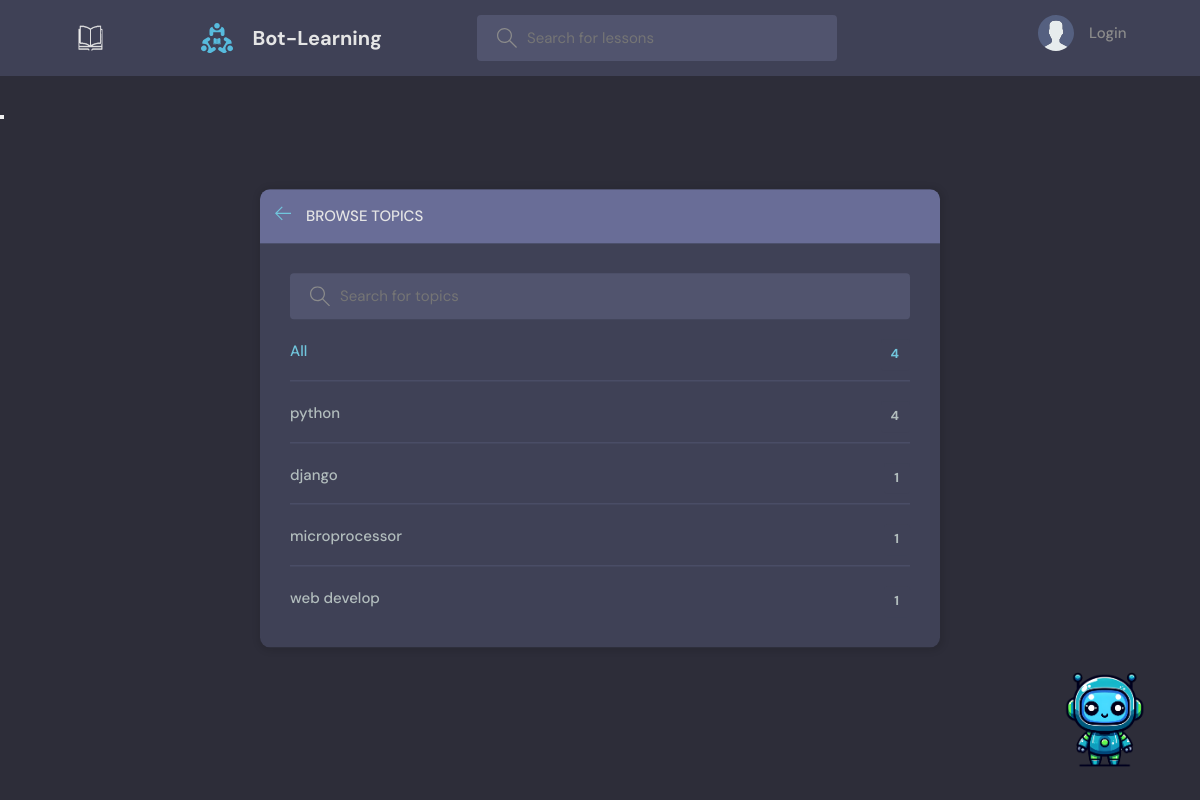
Page /topics/ on the committed database.
### base/models.py (models this page shows, shortened)
class Topic(models.Model):
    name = models.CharField(max_length=200)

### base/views.py (the view)
# urls.py: path('topics/', views.topicsPage, name="topics"),
def topicsPage(request):
    q = request.GET.get('q') if request.GET.get('q') != None else ''
    topics = Topic.objects.filter(name__icontains=q)
    return render(request, 'base/topics.html', {'topics': topics})

### base/templates/base/topics.html (shortened to what this page needs)
{% extends 'main.html' %}
{% block content %}
<main class="create-room layout">
  <div class="container">
    <div class="layout__box">
      <div class="layout__boxHeader">
        <div class="layout__boxTitle">
          <a href="{% url 'home' %}">
            <svg version="1.1" xmlns="http://www.w3.org/2000/svg" width="32" height="32" viewBox="0 0 32 32">
              <title>arrow-left</title>
              <path
                d="M13.723 2.286l-13.723 13.714 13.719 13.714 1.616-1.611-10.96-10.96h27.625v-2.286h-27.625l10.965-10.965-1.616-1.607z">
              </path>
            </svg>
          </a>
          <h3>Browse Topics</h3>
        </div>
      </div>
      <div class="topics-page layout__body">
        <form action="" method="GET" class="header__search">
          <label>
            <input name="q" placeholder="Search for topics" />
          </label>
        </form>
        <ul class="topics__list">
          <li>
            <a href="{% url 'topics' %}" class="active">All <span>{{topics.count}}</span></a>
          </li>
          {% for topic in topics %}
          <li>
            <a href="{% url 'home' %}?q={{topic.name}}">{{ topic.name }} <span>{{topic.room_set.all.count}}</span></a>
          </li>
          {% endfor %}
        </ul>
      </div>
    </div>
  </div>
</main>
{% endblock content %}

### static/styles/style.css (style rules this page uses)
:root { --color-main: #71c6dd; --color-main-light: #e1f6fb; --color-dark: #3f4156; --color-dark-medium: #51546e; --color-dark-light: #696d97; --color-light: #e5e5e5; --color-gray: #8b8b8b; --color-light-gray: #b2bdbd; --color-bg: #2d2d39; --color-success: #5dd693; --color-error: #fc4b0b; --color-chat-bot: #71c6dd; --chatBot_ZIndex: 100; --chatBot_windowCommonRadius: 5px; }
* { font-family: "DM Sans", -apple-system, BlinkMacSystemFont, "Segoe UI", Roboto, Oxygen, Ubuntu, Cantarell, "Open Sans", "Helvetica Neue", sans-serif; margin: 0; padding: 0; box-sizing: border-box; text-rendering: optimizeLegibility; font-size: inherit; }
html { font-size: 56.25%; }
@media only screen and (min-width: 1200px) { html { font-size: 62.5%; } }
body { line-height: 1.6; font-weight: 400; font-size: 1.5rem; color: var(--color-light-gray); background-color: var(--color-bg); min-height: 100vh; }
a { display: inline-block; color: var(--color-main); text-decoration: none; }
.container { max-width: 120rem; width: 90%; margin: auto; }
.header__search > label { background-color: var(--color-dark-medium); padding: 1.3rem 1rem; display: flex; align-items: center; gap: 1rem; border-radius: 4px; }
.header__search svg { fill: var(--color-gray); width: 2rem; height: 2rem; margin-left: 1rem; }
.header__search input { width: 30rem; background: transparent; border: none; outline: none; color: var(--color-light); }
.layout { margin-top: 2.4rem; }
.layout > .container { display: flex; justify-content: space-between; align-items: flex-start; }
.layout__box { width: 90%; max-width: 48rem; min-height: 40rem; position: absolute; top: 50%; left: 50%; transform: translate(-50%, -46%); background-color: var(--color-dark); border-radius: 1rem; box-shadow: 1px 1px 6px 3px rgba(0, 0, 0, 0.1); overflow: hidden; }
.layout__boxHeader { display: flex; padding: 1.5rem; background-color: var(--color-dark-light); }
.layout__boxTitle { display: flex; gap: 1.5rem; align-items: center; }
.layout__boxTitle h3 { text-transform: uppercase; font-weight: 500; color: var(--color-light); }
.layout__boxTitle svg { width: 1.6rem; height: 1.6rem; fill: var(--color-main); }
.layout__body { margin: 3rem; }
.topics__list { list-style: none; }
.topics__list li a { display: flex; justify-content: space-between; margin-bottom: 3rem; font-weight: 500; color: var(--color-light-gray); transition: all 0.3s ease-in-out; }
.topics__list li a.active, .topics__list li a:hover { color: var(--color-main); }
.topics__list li a span { padding: 0.5rem 1rem; background-color: var(--color-dark); border-radius: 3px; font-size: 1.3rem; font-weight: 700; letter-spacing: 1px; }
.topics-page .topics__list li:not(:last-child) a { margin: 2rem 0; padding-bottom: 1rem; text-decoration: none; border-bottom: 1px solid var(--color-dark-medium); }
.topics-page .header__search { display: block; }
.create-room.layout .layout__box { max-width: 68rem; }

### chat_app/templates/chat_app/chat_app_main.html (style rules this page uses)
:root { --fadeIn_fadeOut_transition_speed: 300ms; }

### rows in the picture
Topic: name "python", room_set.all.count "4"
Topic: name "django", room_set.all.count "1"
Topic: name "microprocessor", room_set.all.count "1"
Topic: name "web develop", room_set.all.count "1"

### other values in the picture
{{ topics.count }} "4"
